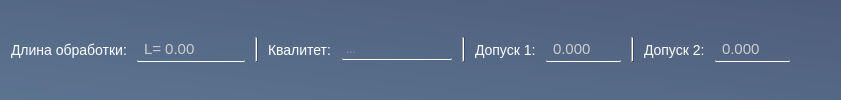
            <widget class="QWidget" name="widget_3" native="true">
             <property name="styleSheet">
              <string notr="true">QWidget {
	background: qlineargradient(spread:pad, x1:0, y1:1, x2:1, y2:0, stop:0 rgba(39, 72, 109, 129), stop:1 rgba(21, 41, 81, 129));

}
Line {
	background: qlineargradient(spread:pad, x1:0, y1:0, x2:1, y2:1, stop:0 rgba(8, 81, 97, 128), stop:1 rgba(0, 117, 142, 106))
}</string>
             </property>
             <layout class="QVBoxLayout" name="verticalLayout_10">
              <item>
               <layout class="QHBoxLayout" name="horizontalLayout_16">
                <property name="spacing">
                 <number>10</number>
                </property>
                <property name="leftMargin">
                 <number>0</number>
                </property>
                <property name="topMargin">
                 <number>0</number>
                </property>
                <property name="rightMargin">
                 <number>0</number>
                </property>
                <item>
                 <widget class="QLabel" name="label_11">
                  <property name="sizePolicy">
                   <sizepolicy hsizetype="Maximum" vsizetype="Fixed">
                    <horstretch>0</horstretch>
                    <verstretch>0</verstretch>
                   </sizepolicy>
                  </property>
                  <property name="maximumSize">
                   <size>
                    <width>16777215</width>
                    <height>300</height>
                   </size>
                  </property>
                  <property name="styleSheet">
                   <string notr="true">	margin-right: 0px; /* Расстояние между квадратиком и текстом */          
	border: none;	
	color: rgb(255, 255, 255) ;	
	background: none;
	font-size: 14px;</string>
                  </property>
                  <property name="text">
                   <string>Длина обработки:</string>
                  </property>
                 </widget>
                </item>
                <item>
                 <widget class="QDoubleSpinBox" name="value_length">
                  <property name="enabled">
                   <bool>true</bool>
                  </property>
                  <property name="sizePolicy">
                   <sizepolicy hsizetype="Maximum" vsizetype="Fixed">
                    <horstretch>0</horstretch>
                    <verstretch>0</verstretch>
                   </sizepolicy>
                  </property>
                  <property name="maximumSize">
                   <size>
                    <width>16777215</width>
                    <height>16777215</height>
                   </size>
                  </property>
                  <property name="styleSheet">
                   <string notr="true">QDoubleSpinBox {
	padding: 2 5 2 5;	
	border: none;
	border-bottom: 1px solid white;
	border-radius: 1px;
	background: rgba(255, 255, 255, 0);
	transition: color 0.3s ease;
	transition: border-bottom 0.4s ease;
	color: rgb(204, 204, 204);
	font-size: 15px
}

QDoubleSpinBox:disabled {
	color: rgb(120, 106, 107);
	background: rgba(255, 255, 255, 20);
}

QDoubleSpinBox:hover {
	color: rgb(255, 255, 255)
}

QDoubleSpinBox:pressed {
	border-bottom: 1px solid white;
}
</string>
                  </property>
                  <property name="prefix">
                   <string>L= </string>
                  </property>
                  <property name="suffix">
                   <string/>
                  </property>
                  <property name="decimals">
                   <number>2</number>
                  </property>
                  <property name="maximum">
                   <double>2000.000000000000000</double>
                  </property>
                 </widget>
                </item>
                <item>
                 <widget class="Line" name="line_4">
                  <property name="styleSheet">
                   <string notr="true"/>
                  </property>
                  <property name="orientation">
                   <enum>Qt::Orientation::Vertical</enum>
                  </property>
                 </widget>
                </item>
                <item>
                 <widget class="QLabel" name="label_12">
                  <property name="sizePolicy">
                   <sizepolicy hsizetype="Maximum" vsizetype="Fixed">
                    <horstretch>0</horstretch>
                    <verstretch>0</verstretch>
                   </sizepolicy>
                  </property>
                  <property name="maximumSize">
                   <size>
                    <width>16777215</width>
                    <height>300</height>
                   </size>
                  </property>
                  <property name="styleSheet">
                   <string notr="true">	margin-right: 0px; /* Расстояние между квадратиком и текстом */          
	border: none;	
	color: rgb(255, 255, 255) ;	
	background: none;
	font-size: 14px;</string>
                  </property>
                  <property name="text">
                   <string>Квалитет:</string>
                  </property>
                 </widget>
                </item>
                <item>
                 <widget class="QLineEdit" name="kvalitet_length">
                  <property name="enabled">
                   <bool>true</bool>
                  </property>
                  <property name="sizePolicy">
                   <sizepolicy hsizetype="Maximum" vsizetype="Fixed">
                    <horstretch>0</horstretch>
                    <verstretch>0</verstretch>
                   </sizepolicy>
                  </property>
                  <property name="maximumSize">
                   <size>
                    <width>16777215</width>
                    <height>16777215</height>
                   </size>
                  </property>
                  <property name="font">
                   <font>
                    <pointsize>-1</pointsize>
                    <bold>false</bold>
                   </font>
                  </property>
                  <property name="styleSheet">
                   <string notr="true">QLineEdit {
	padding: 2;	
	border: none;
	border-bottom: 1px solid white;
	border-radius: 1px;
	background: rgba(255, 255, 255, 0);
	transition: color 0.3s ease;
	transition: border-bottom 0.4s ease;
	color: rgb(204, 204, 204);
	font-size: 12px
}
QLineEdit:disabled {
	color: rgb(120, 106, 107);
	background: rgba(255, 255, 255, 20);
}

QLineEdit:hover {
	color: rgb(255, 255, 255)
}

QLineEdit:pressed {
	border-bottom: 1px solid white;
}</string>
                  </property>
                  <property name="text">
                   <string/>
                  </property>
                  <property name="placeholderText">
                   <string>...</string>
                  </property>
                 </widget>
                </item>
                <item>
                 <widget class="Line" name="line_5">
                  <property name="styleSheet">
                   <string notr="true"/>
                  </property>
                  <property name="orientation">
                   <enum>Qt::Orientation::Vertical</enum>
                  </property>
                 </widget>
                </item>
                <item>
                 <widget class="QLabel" name="label_13">
                  <property name="sizePolicy">
                   <sizepolicy hsizetype="Maximum" vsizetype="Fixed">
                    <horstretch>0</horstretch>
                    <verstretch>0</verstretch>
                   </sizepolicy>
                  </property>
                  <property name="maximumSize">
                   <size>
                    <width>16777215</width>
                    <height>300</height>
                   </size>
                  </property>
                  <property name="styleSheet">
                   <string notr="true">	margin-right: 0px; /* Расстояние между квадратиком и текстом */          
	border: none;	
	color: rgb(255, 255, 255) ;	
	background: none;
	font-size: 14px;</string>
                  </property>
                  <property name="text">
                   <string>Допуск 1:</string>
                  </property>
                 </widget>
                </item>
                <item>
                 <widget class="QDoubleSpinBox" name="dopusk_length_1">
                  <property name="enabled">
                   <bool>true</bool>
                  </property>
                  <property name="sizePolicy">
                   <sizepolicy hsizetype="Maximum" vsizetype="Fixed">
                    <horstretch>0</horstretch>
                    <verstretch>0</verstretch>
                   </sizepolicy>
                  </property>
                  <property name="maximumSize">
                   <size>
                    <width>16777215</width>
                    <height>16777215</height>
                   </size>
                  </property>
                  <property name="styleSheet">
                   <string notr="true">QDoubleSpinBox {
	padding: 2 5 2 5;	
	border: none;
	border-bottom: 1px solid white;
	border-radius: 1px;
	background: rgba(255, 255, 255, 0);
	transition: color 0.3s ease;
	transition: border-bottom 0.4s ease;
	color: rgb(204, 204, 204);
	font-size: 15px
}

QDoubleSpinBox:disabled {
	color: rgb(120, 106, 107);
	background: rgba(255, 255, 255, 20);
}

QDoubleSpinBox:hover {
	color: rgb(255, 255, 255)
}

QDoubleSpinBox:pressed {
	border-bottom: 1px solid white;
}
</string>
                  </property>
                  <property name="prefix">
                   <string/>
                  </property>
                  <property name="decimals">
                   <number>3</number>
                  </property>
                  <property name="minimum">
                   <double>-5.000000000000000</double>
                  </property>
                  <property name="maximum">
                   <double>5.000000000000000</double>
                  </property>
                  <property name="singleStep">
                   <double>0.010000000000000</double>
                  </property>
                  <property name="value">
                   <double>0.000000000000000</double>
                  </property>
                 </widget>
                </item>
                <item>
                 <widget class="Line" name="line_6">
                  <property name="styleSheet">
                   <string notr="true"/>
                  </property>
                  <property name="orientation">
                   <enum>Qt::Orientation::Vertical</enum>
                  </property>
                 </widget>
                </item>
                <item>
                 <widget class="QLabel" name="label_14">
                  <property name="sizePolicy">
                   <sizepolicy hsizetype="Maximum" vsizetype="Fixed">
                    <horstretch>0</horstretch>
                    <verstretch>0</verstretch>
                   </sizepolicy>
                  </property>
                  <property name="maximumSize">
                   <size>
                    <width>16777215</width>
                    <height>300</height>
                   </size>
                  </property>
                  <property name="styleSheet">
                   <string notr="true">	margin-right: 0px; /* Расстояние между квадратиком и текстом */          
	border: none;	
	color: rgb(255, 255, 255) ;	
	background: none;
	font-size: 14px;</string>
                  </property>
                  <property name="text">
                   <string>Допуск 2:</string>
                  </property>
                 </widget>
                </item>
                <item>
                 <widget class="QDoubleSpinBox" name="dopusk_length_2">
                  <property name="enabled">
                   <bool>true</bool>
                  </property>
                  <property name="sizePolicy">
                   <sizepolicy hsizetype="Maximum" vsizetype="Fixed">
                    <horstretch>0</horstretch>
                    <verstretch>0</verstretch>
                   </sizepolicy>
                  </property>
                  <property name="maximumSize">
                   <size>
                    <width>16777215</width>
                    <height>16777215</height>
                   </size>
                  </property>
                  <property name="styleSheet">
                   <string notr="true">QDoubleSpinBox {
	padding: 2 5 2 5;	
	border: none;
	border-bottom: 1px solid white;
	border-radius: 1px;
	background: rgba(255, 255, 255, 0);
	transition: color 0.3s ease;
	transition: border-bottom 0.4s ease;
	color: rgb(204, 204, 204);
	font-size: 15px
}

QDoubleSpinBox:disabled {
	color: rgb(120, 106, 107);
	background: rgba(255, 255, 255, 20);
}

QDoubleSpinBox:hover {
	color: rgb(255, 255, 255)
}

QDoubleSpinBox:pressed {
	border-bottom: 1px solid white;
}
</string>
                  </property>
                  <property name="prefix">
                   <string/>
                  </property>
                  <property name="decimals">
                   <number>3</number>
                  </property>
                  <property name="minimum">
                   <double>-5.000000000000000</double>
                  </property>
                  <property name="maximum">
                   <double>5.000000000000000</double>
                  </property>
                  <property name="singleStep">
                   <double>0.010000000000000</double>
                  </property>
                  <property name="value">
                   <double>0.000000000000000</double>
                  </property>
                 </widget>
                </item>
                <item>
                 <spacer name="horizontalSpacer_4">
                  <property name="orientation">
                   <enum>Qt::Orientation::Horizontal</enum>
                  </property>
                  <property name="sizeHint" stdset="0">
                   <size>
                    <width>40</width>
                    <height>20</height>
                   </size>
                  </property>
                 </spacer>
                </item>
               </layout>
              </item>
             </layout>
            </widget>
